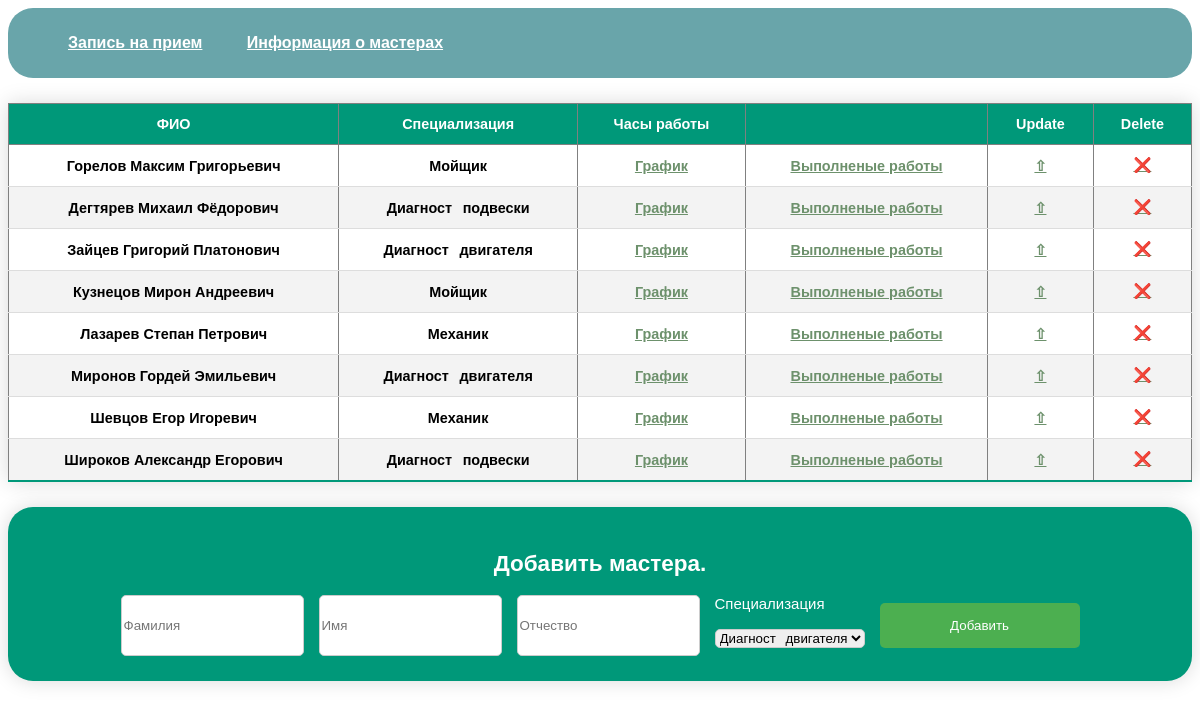
The page / on the database its author committed.
### tables this page shows
CREATE TABLE workers
(
    id                INTEGER PRIMARY KEY AUTOINCREMENT,
    first_n           TEXT    NOT NULL,
    second_n          TEXT    NOT NULL,
    middle_n          TEXT    NOT NULL,
    status            TEXT    NOT NULL CHECK (status = "working" OR status = "fired" ),
    percent           REAL    NOT NULL CHECK ( percent BETWEEN 0 AND 100),
    specialization_id INTEGER NOT NULL,
    FOREIGN KEY (specialization_id) REFERENCES specializations (id)
);

CREATE TABLE specializations
(
    id             INTEGER PRIMARY KEY AUTOINCREMENT,
    specialization TEXT NOT NULL UNIQUE
);

### public/config/connect.php (called while the page is built, shortened)
<?php
function getData($pdo, $query)
{
    $statement = $pdo->query($query);
    $data = $statement->fetchAll();
    return $data;
}

### public/index.php (the view, shortened to what this page needs)
<!DOCTYPE html>
<html lang="en">
<head>
    <link rel="stylesheet" href="./styles.css">
</head>
<body>
    <div class="nav_bar">
        <nav>
            <ul>
                <li>
                    <a href="./appointments.php">Запись на прием</a>
                </li>
                <li>
                    <a href="./index.php">Информация о мастерах</a>
                </li>
            </ul>
        </nav>
    </div>
    <table border="1" cellpadding="10" class="table">
        <thead>
            <th>ФИО</th>
            <th>Специализация</th>
            <th>Часы работы</th>
            <th></th>
            <th>Update</th>
            <th>Delete</th>
        </thead>
        <?php
        require_once "./config/connect.php";
        $query = "SELECT first_n,second_n,middle_n,specialization,workers.id FROM workers
                  INNER JOIN specializations s ON s.id = workers.specialization_id WHERE status = 'working'
                  ORDER BY second_n";
        $data = getData(pdo: $pdo, query: $query);
        ?>
        <?php foreach ($data as $d) { ?>
            <tr>
                <th>
                    <?= $d['second_n'], ' ', $d['first_n'], ' ', $d['middle_n'] ?>
                </th>
                <th>
                    <?= $d['specialization'] ?>
                </th>
                <th>
                    <a href="time_table.php?id=<?= $d['id'] ?>">График</a>
                </th>
                <th>
                    <a href="completed_work.php?id=<?= $d['id'] ?>">Выполненые работы</a>
                </th>
                <th>
                    <a href="update_page.php?worker_id=<?= $d['id'] ?>&specialization=<?= $d['specialization'] ?>">⇧</a>
                </th>
                <th>
                    <a href="delete.php?id=<?= $d['id'] ?>">❌</a>
                </th>
            </tr>
        <?php } ?>
    </table>
    <div class="add_master">
        <h2 style="text-align:center;font-family: sans-serif; color: #ffffff;">Добавить мастера.</h2>
        <form action="create.php" style=" display:flex; justify-content: center;" method="post">
            <input type="text" placeholder="Фамилия" style="margin-right:15px;" name="second_n">
            <input type="text" placeholder="Имя" style="margin-right:15px;" name="first_n">
            <input type="text" placeholder="Отчество" style="margin-right:15px;" name="middle_n">
            <label>
                <?php
                $query = "SELECT * FROM specializations;";
                $data = getData(pdo: $pdo, query: $query);
                ?>
                <label style="color: white; font-family: sans-serif">Специализация</label><br><br>
                <select style="width: 150px;" name="specialization">
                    <?php foreach ($data as $d) { ?>
                        <option value=<?= $d['id'] ?>>
                            <?= $d['specialization'] ?>
                        </option>
                    <?php } ?>
                </select>
            </label>
            <input type="submit" value="Добавить" style="margin-left:15px;">
        </form>
    </div>
</body>
</html>

### public/styles.css (style rules this page uses)
.table { border-collapse: collapse; margin: 25px 0; font-size: 0.9em; font-family: sans-serif; min-width: 400px; box-shadow: 0 0 20px rgba(0, 0, 0, 0.15); }
.table th, .table td { padding: 12px 15px; }
.table tbody tr { border-bottom: 1px solid #dddddd; }
.table tbody tr:nth-of-type(even) { background-color: #f3f3f3; }
.table tbody tr:last-of-type { border-bottom: 2px solid #009879; }
a { color: #6d916c; }
.add_master input[type="text"], .add_master select { display: inline-block; border: 1px solid #ccc; border-radius: 5px; box-sizing: border-box; }
.add_master input[type="submit"] { width: 200px; height: 45px; background-color: #4caf50; color: white; padding: 14px 20px; margin: 8px 0; border: none; border-radius: 5px; cursor: pointer; }
.add_master { background-color: #009879; font-size: 15px; display: block; border-radius: 25px; padding: 25px; box-shadow: 0 0 20px rgba(0, 0, 0, 0.15); }
body { font-family: sans-serif; }
h1, h2 { text-align: center; }
table { width: 100%; }
.nav_bar { height: 100%; width: 100%; background-color: #69a5aa; border-radius: 25px; }
nav { display: flex; justify-content: space-between; }
nav ul li { list-style-type: none; display: inline-block; padding: 10px 20px; }
nav ul li a { color: white; font-weight: bold; }

### rows shown on the page
workers: second_n "Горелов", first_n "Максим", middle_n "Григорьевич", specialization.specialization "Мойщик"
workers: second_n "Дегтярев", first_n "Михаил", middle_n "Фёдорович", specialization.specialization "Диагност⠀подвески"
workers: second_n "Зайцев", first_n "Григорий", middle_n "Платонович", specialization.specialization "Диагност⠀двигателя"
workers: second_n "Кузнецов", first_n "Мирон", middle_n "Андреевич", specialization.specialization "Мойщик"
workers: second_n "Лазарев", first_n "Степан", middle_n "Петрович", specialization.specialization "Механик"
workers: second_n "Миронов", first_n "Гордей", middle_n "Эмильевич", specialization.specialization "Диагност⠀двигателя"
workers: second_n "Шевцов", first_n "Егор", middle_n "Игоревич", specialization.specialization "Механик"
workers: second_n "Широков", first_n "Александр", middle_n "Егорович", specialization.specialization "Диагност⠀подвески"

### other values the page prints
form field specialization "Диагност⠀двигателя"
